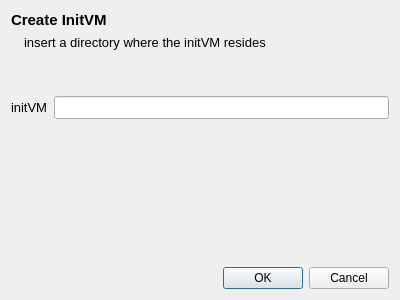
<?xml version="1.0" encoding="UTF-8"?>
<ui version="4.0">
 <class>CreateInitvmDialog</class>
 <widget class="QDialog" name="CreateInitvmDialog">
  <property name="geometry">
   <rect>
    <x>0</x>
    <y>0</y>
    <width>400</width>
    <height>300</height>
   </rect>
  </property>
  <property name="windowTitle">
   <string>Dialog</string>
  </property>
  <layout class="QVBoxLayout" name="verticalLayout_3">
   <item>
    <layout class="QHBoxLayout" name="horizontalLayout_2">
     <item>
      <widget class="QLabel" name="Headline">
       <property name="font">
        <font>
         <pointsize>11</pointsize>
         <weight>75</weight>
         <bold>true</bold>
        </font>
       </property>
       <property name="text">
        <string>Create InitVM</string>
       </property>
      </widget>
     </item>
    </layout>
   </item>
   <item>
    <layout class="QHBoxLayout" name="horizontalLayout_3">
     <item>
      <widget class="QLabel" name="ErrorIcon">
       <property name="sizePolicy">
        <sizepolicy hsizetype="Minimum" vsizetype="Minimum">
         <horstretch>0</horstretch>
         <verstretch>0</verstretch>
        </sizepolicy>
       </property>
       <property name="text">
        <string/>
       </property>
       <property name="pixmap">
        <pixmap resource="../../style/style.qrc">:/qss_icons/rc/ErrorIcon.png</pixmap>
       </property>
      </widget>
     </item>
     <item>
      <widget class="QLabel" name="Information">
       <property name="sizePolicy">
        <sizepolicy hsizetype="Expanding" vsizetype="Preferred">
         <horstretch>0</horstretch>
         <verstretch>0</verstretch>
        </sizepolicy>
       </property>
       <property name="font">
        <font>
         <pointsize>10</pointsize>
        </font>
       </property>
       <property name="text">
        <string>insert a directory where the initVM resides</string>
       </property>
      </widget>
     </item>
    </layout>
   </item>
   <item>
    <spacer name="verticalSpacer">
     <property name="orientation">
      <enum>Qt::Vertical</enum>
     </property>
     <property name="sizeType">
      <enum>QSizePolicy::Maximum</enum>
     </property>
     <property name="sizeHint" stdset="0">
      <size>
       <width>20</width>
       <height>40</height>
      </size>
     </property>
    </spacer>
   </item>
   <item>
    <layout class="QHBoxLayout" name="horizontalLayout">
     <item>
      <layout class="QVBoxLayout" name="verticalLayout_2">
       <item>
        <widget class="QLabel" name="elbeLabel_2">
         <property name="font">
          <font>
           <pointsize>10</pointsize>
          </font>
         </property>
         <property name="text">
          <string>initVM</string>
         </property>
        </widget>
       </item>
      </layout>
     </item>
     <item>
      <layout class="QVBoxLayout" name="verticalLayout">
       <item>
        <widget class="QLineEdit" name="initVMEntry">
         <property name="font">
          <font>
           <pointsize>10</pointsize>
          </font>
         </property>
        </widget>
       </item>
      </layout>
     </item>
    </layout>
   </item>
   <item>
    <spacer name="verticalSpacer_2">
     <property name="orientation">
      <enum>Qt::Vertical</enum>
     </property>
     <property name="sizeHint" stdset="0">
      <size>
       <width>20</width>
       <height>97</height>
      </size>
     </property>
    </spacer>
   </item>
   <item>
    <widget class="QDialogButtonBox" name="buttonBox">
     <property name="orientation">
      <enum>Qt::Horizontal</enum>
     </property>
     <property name="standardButtons">
      <set>QDialogButtonBox::Cancel|QDialogButtonBox::Ok</set>
     </property>
    </widget>
   </item>
  </layout>
 </widget>
 <resources>
  <include location="../../style/style.qrc"/>
 </resources>
 <connections>
  <connection>
   <sender>buttonBox</sender>
   <signal>accepted()</signal>
   <receiver>CreateInitvmDialog</receiver>
   <slot>accept()</slot>
   <hints>
    <hint type="sourcelabel">
     <x>248</x>
     <y>254</y>
    </hint>
    <hint type="destinationlabel">
     <x>157</x>
     <y>274</y>
    </hint>
   </hints>
  </connection>
  <connection>
   <sender>buttonBox</sender>
   <signal>rejected()</signal>
   <receiver>CreateInitvmDialog</receiver>
   <slot>reject()</slot>
   <hints>
    <hint type="sourcelabel">
     <x>316</x>
     <y>260</y>
    </hint>
    <hint type="destinationlabel">
     <x>286</x>
     <y>274</y>
    </hint>
   </hints>
  </connection>
 </connections>
</ui>
